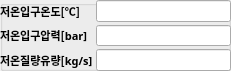
    <widget class="QGroupBox" name="evap_in_group">
     <property name="geometry">
      <rect>
       <x>680</x>
       <y>750</y>
       <width>231</width>
       <height>71</height>
      </rect>
     </property>
     <property name="title">
      <string/>
     </property>
     <widget class="QWidget" name="formLayoutWidget_8">
      <property name="geometry">
       <rect>
        <x>0</x>
        <y>0</y>
        <width>231</width>
        <height>71</height>
       </rect>
      </property>
      <layout class="QFormLayout" name="formLayout_12">
       <property name="horizontalSpacing">
        <number>3</number>
       </property>
       <property name="verticalSpacing">
        <number>3</number>
       </property>
       <property name="leftMargin">
        <number>0</number>
       </property>
       <property name="topMargin">
        <number>0</number>
       </property>
       <property name="rightMargin">
        <number>0</number>
       </property>
       <property name="bottomMargin">
        <number>0</number>
       </property>
       <item row="0" column="0">
        <widget class="QLabel" name="evap_in_T_label">
         <property name="font">
          <font>
           <family>굴림</family>
           <pointsize>8</pointsize>
           <bold>true</bold>
          </font>
         </property>
         <property name="text">
          <string>저온입구온도[℃]</string>
         </property>
        </widget>
       </item>
       <item row="0" column="1">
        <widget class="QLineEdit" name="evap_in_T_edit">
         <property name="enabled">
          <bool>true</bool>
         </property>
         <property name="font">
          <font>
           <family>HY견고딕</family>
           <pointsize>8</pointsize>
           <bold>false</bold>
          </font>
         </property>
         <property name="focusPolicy">
          <enum>Qt::FocusPolicy::StrongFocus</enum>
         </property>
         <property name="styleSheet">
          <string notr="true">border-color: rgb(255, 255, 255);</string>
         </property>
         <property name="text">
          <string/>
         </property>
        </widget>
       </item>
       <item row="1" column="0">
        <widget class="QLabel" name="evap_in_p_label">
         <property name="font">
          <font>
           <family>굴림</family>
           <pointsize>8</pointsize>
           <bold>true</bold>
          </font>
         </property>
         <property name="text">
          <string>저온입구압력[bar]</string>
         </property>
        </widget>
       </item>
       <item row="1" column="1">
        <widget class="QLineEdit" name="evap_in_p_edit">
         <property name="enabled">
          <bool>true</bool>
         </property>
         <property name="font">
          <font>
           <family>HY견고딕</family>
           <pointsize>8</pointsize>
           <bold>false</bold>
          </font>
         </property>
         <property name="focusPolicy">
          <enum>Qt::FocusPolicy::StrongFocus</enum>
         </property>
         <property name="styleSheet">
          <string notr="true">border-color: rgb(255, 255, 255);</string>
         </property>
         <property name="text">
          <string/>
         </property>
        </widget>
       </item>
       <item row="2" column="0">
        <widget class="QLabel" name="evap_in_m_label">
         <property name="font">
          <font>
           <family>굴림</family>
           <pointsize>8</pointsize>
           <bold>true</bold>
          </font>
         </property>
         <property name="text">
          <string>저온질량유량[kg/s]</string>
         </property>
        </widget>
       </item>
       <item row="2" column="1">
        <widget class="QLineEdit" name="evap_in_m_edit">
         <property name="enabled">
          <bool>true</bool>
         </property>
         <property name="font">
          <font>
           <family>HY견고딕</family>
           <pointsize>8</pointsize>
           <bold>false</bold>
          </font>
         </property>
         <property name="focusPolicy">
          <enum>Qt::FocusPolicy::StrongFocus</enum>
         </property>
         <property name="styleSheet">
          <string notr="true">border-color: rgb(255, 255, 255);</string>
         </property>
         <property name="text">
          <string/>
         </property>
        </widget>
       </item>
      </layout>
     </widget>
    </widget>
